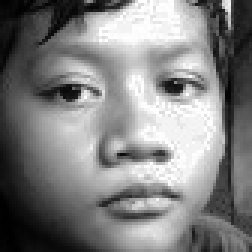
#> input picture data/images/Ghiffara/0.jpg, 84 x 84 px (shown 3 times larger)
$ python -i opencv.py   (imports and definitions only)
#> lines starting #> are read from the running program, lines starting #| are printed output that depends on the picture
#> further down, picture is the input picture: shape (84, 84, 3); min 0, max 255, mean 128.6
import os
import sys
import cv2
import numpy as np
import logging
import shutil
from peewee import *

MODEL_FILE = "model.mdl"

def detect(img, cascade):
  gray = to_grayscale(img)
  rects = cascade.detectMultiScale(gray, scaleFactor=1.3, minNeighbors=4, minSize=(30, 30), flags = cv2.CASCADE_SCALE_IMAGE)

  if len(rects) == 0:
    return []
  return rects

def detect_faces(img):
  cascade = cv2.CascadeClassifier("data/haarcascade_frontalface_alt.xml")
  return detect(img, cascade)

def to_grayscale(img):
  gray = cv2.cvtColor(img, cv2.COLOR_RGB2GRAY)
  gray = cv2.equalizeHist(gray)
  return gray

def contains_face(img):
  return len(detect_faces(img)) > 0

def save(path, img):
  cv2.imwrite(path, img)

def crop_faces(img, faces):
  for face in faces:
    x, y, h, w = [result for result in face]
    return img[y:y+h,x:x+w]

# [58 lines left out: functions load_images, load_images_to_db, load_images_from_db, train, not called in this run]

def predict(cv_image):
  faces = detect_faces(cv_image)
#> in detect, `rects = cascade.detectMultiScale(gray, scaleFactor=1.3, minNeighbors=4..`: rects = [[11, 2, 69, 69]]
#> faces = [[11, 2, 69, 69]]
  result = None
  if len(faces) > 0:
    cropped = to_grayscale(crop_faces(cv_image, faces))
#> the loop in crop_faces, `for face in faces:` made 1 pass
#> in to_grayscale (call 2), `gray = cv2.cvtColor(img, cv2.COLOR_RGB2GRAY)`:
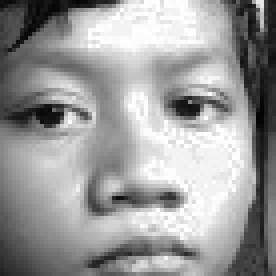
#> gray: shape (69, 69) (shown 4 times larger); min 4, max 255, mean 154.8
#> in to_grayscale (call 2), `gray = cv2.equalizeHist(gray)`:
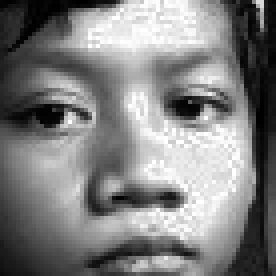
#> gray: shape (69, 69) (shown 4 times larger); min 0, max 255, mean 128.1
    resized = cv2.resize(cropped, (100,100))
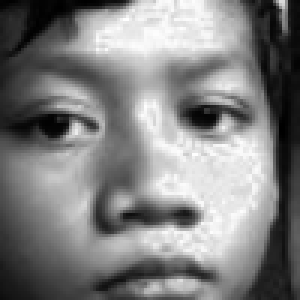
#> resized: shape (100, 100) (shown 3 times larger); min 0, max 255, mean 127.9
    model = cv2.face.FisherFaceRecognizer_create()
    #model = cv2.createFisherFaceRecognizer()
    #model = cv2.createEigenFaceRecognizer()
    #model.load(MODEL_FILE)
#> (the run stopped early here; a loop or call above may not have finished)

$ run again, on data/images/Rozy Juga/1.jpg
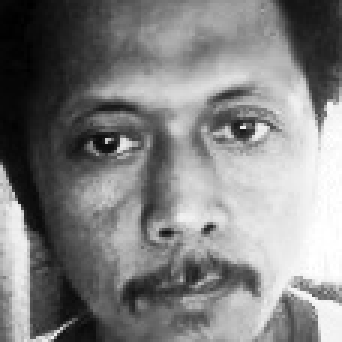
#> input picture data/images/Rozy Juga/1.jpg, 114 x 114 px (shown 3 times larger)
#> picture is the input picture: shape (114, 114, 3); min 0, max 255, mean 128.8
#> rects = [[11, 8, 97, 97]]
#> the loop in crop_faces, `for face in faces:` made 1 pass
#> in to_grayscale (call 2), `gray = cv2.cvtColor(img, cv2.COLOR_RGB2GRAY)`:
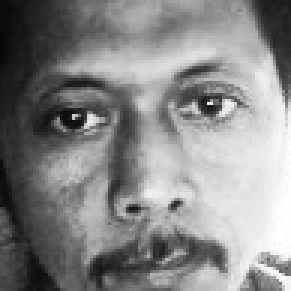
#> gray: shape (97, 97) (shown 3 times larger); min 7, max 255, mean 135
#> in predict, `resized = cv2.resize(cropped, (100,100))`:
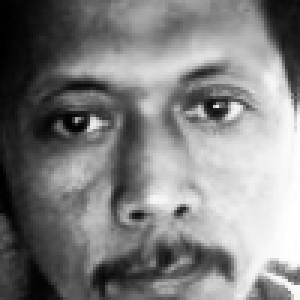
#> resized: shape (100, 100) (shown 3 times larger); min 0, max 255, mean 127.9
